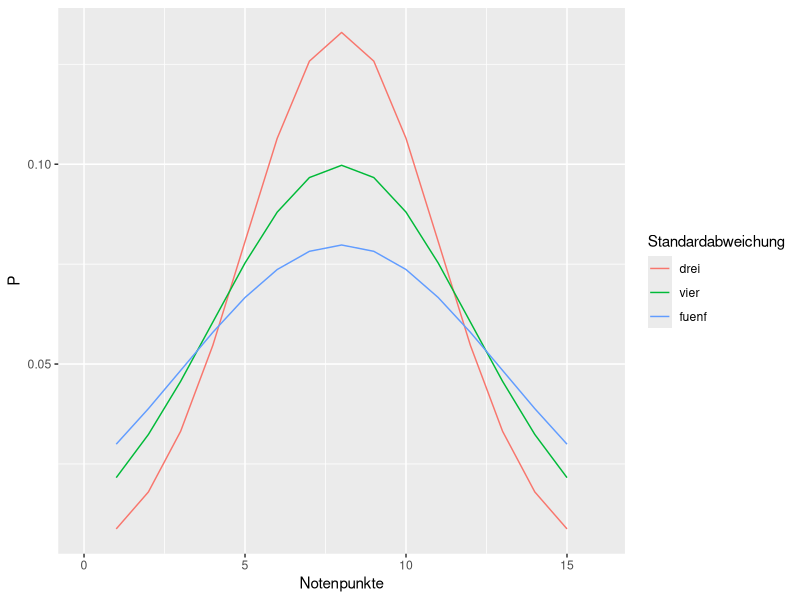
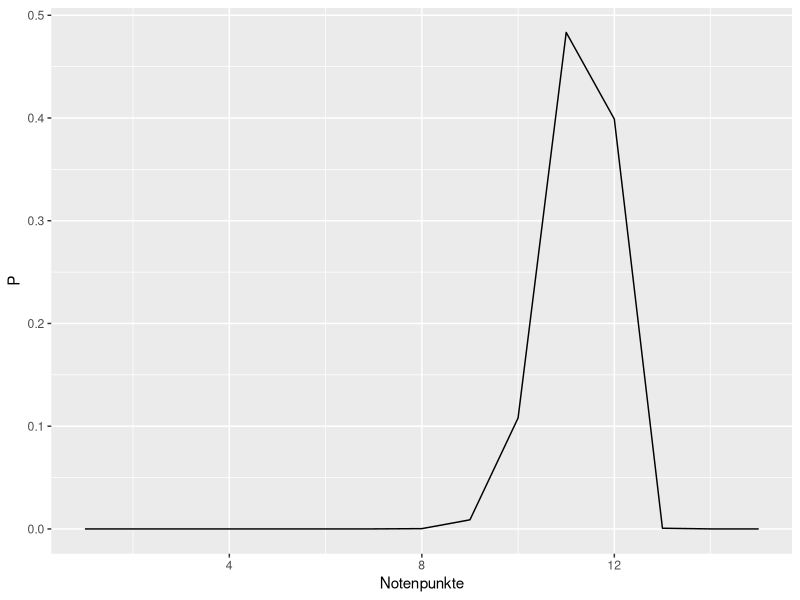

Write R code to recreate these figures, in order.
## ---- chunk 1
noten <- 1:15
mu <- 8
drei <- dnorm(noten,mean=mu,sd=3)
vier <- dnorm(noten,mean=mu,sd=4)
fuenf <- dnorm(noten,mean=mu,sd=5)

noten.dist <- data.frame(Notenpunkte=noten,drei,vier,fuenf)
noten.dist
## ---- chunk 2
library(reshape2)
# value.name is the name of the new column with the values that were previously spread out over several columns
# variable.name is the name of the new column with the old column names 
melt(noten.dist,id.vars="Notenpunkte",value.name="P",variable.name="Standardabweichung")
## ---- chunk 3
noten.dist <- melt(noten.dist,id.vars="Notenpunkte",value.name="P",variable.name="Standardabweichung")
## ---- chunk 4
library(ggplot2)
# we use geom_line() because dnorm() already gave us the densities! 
# we onle use geom_density() when ggplot should calculate the density for u
ggplot(data=noten.dist,aes(x=Notenpunkte,y=P,color=Standardabweichung)) + geom_line() + scale_x_continuous(limits=c(0,16))
## ---- chunk 5
pnorm(13,mean=mu,sd=3,lower.tail=FALSE)
## ---- chunk 6
pnorm(5,mean=mu,sd=3)
## ---- chunk 7
for(s in c(3,4,5) )
durchfall <- pnorm(5,mean=mu,sd=s)
output <- paste("Bei einer Standabweichung von",s, "fallen",durchfall*100,"% durch.")
print(output)
## ---- chunk 8
for(s in c(3,4,5) )
gelingen <- pnorm(1,mean=mu,sd=s)
output <- paste("Bei einer Standabweichung von",s, "bestehen",gelingen*100,"% ausgezeichnet.")
print(output)

## ---- chunk 9
library(sn)
qplot(x=1:15,y=dsn(1:15, xi=c(12), omega=1, alpha=-3, log=FALSE),geom="line",xlab="Notenpunkte",ylab="P")
## ---- chunk 10
n <- 50
noten.dist$Anzahl <- noten.dist$P * n
noten.dist
